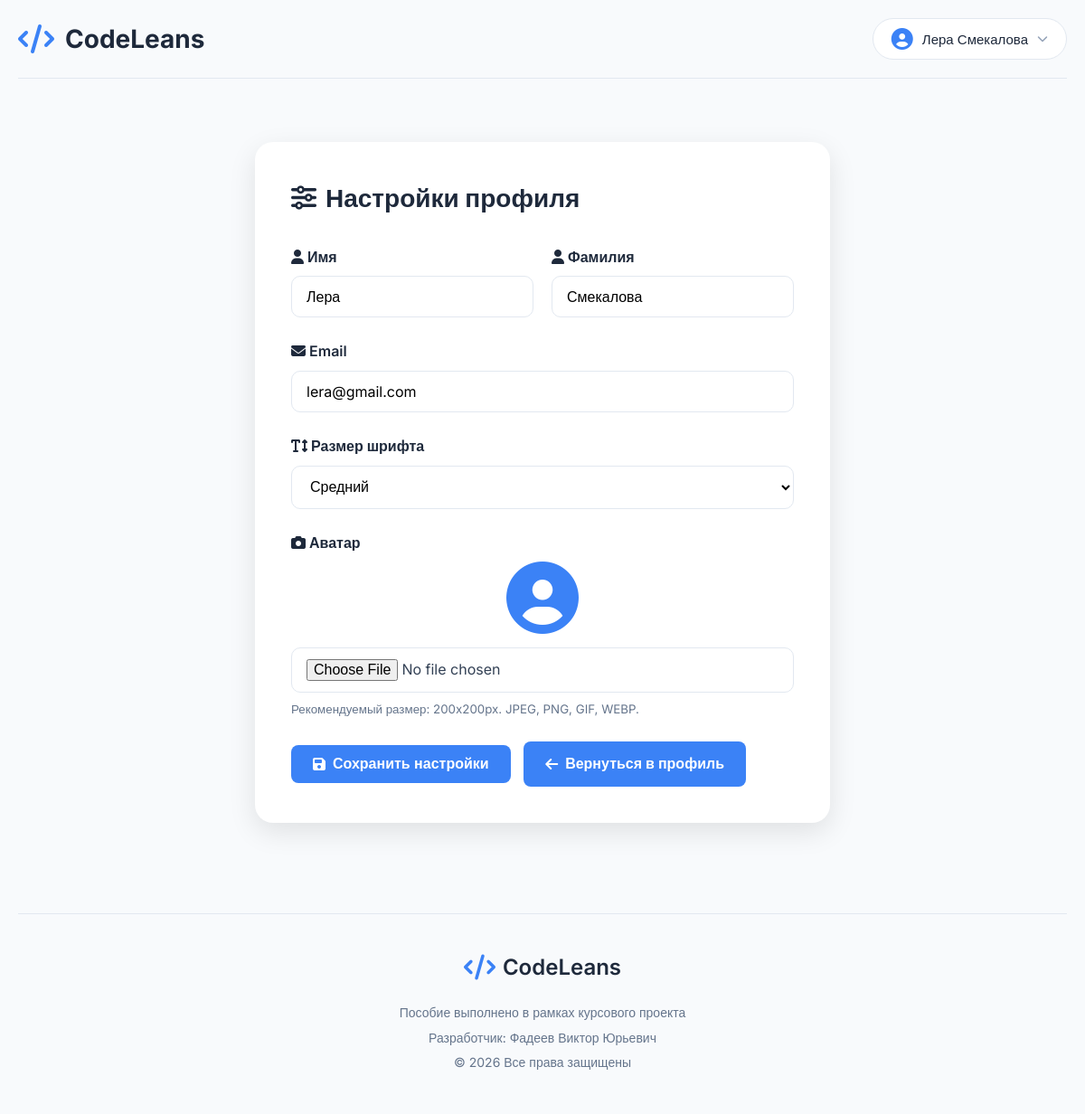
The app's page /settings.php (signed in) with its own data.
### tables this page shows
CREATE TABLE `users` (
  `id` int(11) NOT NULL,
  `full_name` varchar(100) NOT NULL,
  `email` varchar(100) NOT NULL,
  `theme` varchar(20) DEFAULT 'light',
  `font_size` varchar(20) DEFAULT 'medium',
  `avatar` varchar(255) DEFAULT NULL,
  `password` varchar(255) NOT NULL,
  `created_at` timestamp NOT NULL DEFAULT current_timestamp(),
  `reset_token` varchar(255) DEFAULT NULL,
  `reset_expires` datetime DEFAULT NULL
);

### config.php (called while the page is built, shortened)
<?php
function getBodyThemeClass() {
    if (isset($_SESSION['site_theme'])) {
        $theme = $_SESSION['site_theme'];
        return 'theme-' . $theme;
    }
    return 'theme-light';
}
?>

### settings.php (the view, shortened to what this page needs)
<?php
require_once 'config/config.php';
$stmt = $pdo->prepare("SELECT full_name, email, theme, font_size, avatar FROM users WHERE id = ?");
$stmt->execute([$user_id]);
$user_data = $stmt->fetch();
$name_parts = explode(' ', $user_data['full_name'], 2);
$first_name = $name_parts[0] ?? '';
$last_name = $name_parts[1] ?? '';
$current_font_size = $_SESSION['font_size'] ?? $user_data['font_size'] ?? 'medium';
$avatar = $_SESSION['avatar'] ?? $user_data['avatar'] ?? null;
?>
<!DOCTYPE html>
<html lang="ru">
<head>
    <link rel="stylesheet" href="style/codeleans.css">
    <link rel="stylesheet" href="style/global.css">
    <link rel="stylesheet" href="https://cdnjs.cloudflare.com/ajax/libs/font-awesome/6.4.0/css/all.min.css">
</head>
<body class="<?= getBodyThemeClass() ?> font-<?= htmlspecialchars($current_font_size) ?>">
<div class="container">
    <header class="header">
        <div class="logo">
            <i class="fas fa-code"></i>
            <h1>CodeLeans</h1>
        </div>
        <div class="header-actions">
            <div class="profile-section">
                <button class="profile-btn" id="profileBtn">
                    <?php if ($avatar && file_exists($avatar)): ?>
                        <img src="<?= htmlspecialchars($avatar) ?>" style="width:32px;height:32px;border-radius:50%;object-fit:cover;margin-right:5px;">
                    <?php else: ?>
                        <i class="fas fa-user-circle"></i>
                    <?php endif; ?>
                    <span><?= htmlspecialchars($_SESSION['user_name'] ?? $user_name) ?></span>
                    <i class="fas fa-chevron-down"></i>
                </button>
            </div>
        </div>
    </header>
    <div class="settings-container">
        <h1><i class="fas fa-sliders-h"></i> Настройки профиля</h1>
        <form method="post" enctype="multipart/form-data">
            <div class="form-row">
                <div class="form-group">
                    <label><i class="fas fa-user"></i> Имя</label>
                    <input type="text" name="first_name" value="<?= htmlspecialchars($first_name) ?>" required>
                </div>
                <div class="form-group">
                    <label><i class="fas fa-user"></i> Фамилия</label>
                    <input type="text" name="last_name" value="<?= htmlspecialchars($last_name) ?>">
                </div>
            </div>
            <div class="form-group">
                <label><i class="fas fa-envelope"></i> Email</label>
                <input type="email" name="email" value="<?= htmlspecialchars($user_data['email']) ?>" required>
            </div>
            <div class="form-group">
                <label><i class="fas fa-text-height"></i> Размер шрифта</label>
                <select name="font_size">
                    <option value="medium" <?= $current_font_size === 'medium' ? 'selected' : '' ?>>Средний</option>
                </select>
            </div>
            <div class="form-group">
                <label><i class="fas fa-camera"></i> Аватар</label>
                <div class="current-avatar">
                    <?php if ($avatar && file_exists($avatar)): ?>
                        <img src="<?= htmlspecialchars($avatar) ?>" alt="Текущий аватар">
                    <?php else: ?>
                        <i class="fas fa-user-circle" style="font-size: 80px; color: #3b82f6;"></i>
                    <?php endif; ?>
                </div>
                <input type="file" name="avatar" accept="image/jpeg,image/png,image/gif,image/webp">
                <small style="display: block; margin-top: 8px; color: #64748b;">
                    Рекомендуемый размер: 200x200px. JPEG, PNG, GIF, WEBP.
                </small>
            </div>
            <button type="submit" class="btn btn-primary">
                <i class="fas fa-save"></i> Сохранить настройки
            </button>
            <a href="profile.php" class="btn btn-secondary" style="margin-left: 10px;">
                <i class="fas fa-arrow-left"></i> Вернуться в профиль
            </a>
        </form>
    </div>
    <footer class="footer">
        <div class="footer-content">
            <div class="footer-logo"><i class="fas fa-code"></i><span>CodeLeans</span></div>
            <div class="footer-info">
                <p>Пособие выполнено в рамках курсового проекта</p>
                <p>Разработчик: Фадеев Виктор Юрьевич</p>
                <p>© 2026 Все права защищены</p>
            </div>
        </div>
    </footer>
</div>
</body>
</html>

### codeleans.css (style rules this page uses)
* { margin: 0; padding: 0; box-sizing: border-box; }
body { font-family: 'Inter', sans-serif; background-color: #f8fafc; color: #334155; line-height: 1.6; }
.container { max-width: 1200px; margin: 0 auto; padding: 0 20px; min-height: 100vh; display: flex; flex-direction: column; }
.header { display: flex; justify-content: space-between; align-items: center; padding: 20px 0; border-bottom: 1px solid #e2e8f0; margin-bottom: 40px; }
.logo { display: flex; align-items: center; gap: 12px; }
.logo i { font-size: 32px; color: #3b82f6; }
.logo h1 { font-size: 28px; font-weight: 700; color: #1e293b; }
.profile-section { position: relative; }
.profile-btn { display: flex; align-items: center; gap: 10px; background-color: white; border: 1px solid #e2e8f0; border-radius: 50px; padding: 10px 20px; font-size: 16px; font-weight: 500; color: #475569; cursor: pointer; transition: all 0.3s ease; }
.profile-btn i:first-child { font-size: 24px; color: #3b82f6; }
.profile-btn i:last-child { font-size: 12px; color: #94a3b8; }
.footer { padding: 40px 0; border-top: 1px solid #e2e8f0; text-align: center; }
.footer-logo { display: flex; align-items: center; justify-content: center; gap: 8px; font-size: 24px; font-weight: 600; color: #1e293b; margin-bottom: 20px; }
.footer-logo i { font-size: 28px; color: #3b82f6; }
.footer p { color: #64748b; font-size: 14px; margin: 5px 0; }
.btn-secondary { background-color: #64748b; color: white; }
body.font-medium { font-size: 16px; }
.btn, .btn-primary, .btn-submit, .course-btn, .complete-btn, .start-btn, .btn-complete, button[type="submit"]:not(.toggle-password):not(.modal-close):not(.about-btn):not(.profile-btn) { display: inline-flex !important; align-items: center !important; justify-content: center !important; gap: 8px !important; background: #3b82f6 !important; color: white !important; border: none !important; padding: 12px 24px !important; border-radius: 8px !important; font-size: 16px !important; font-weight: 600 !important; text-decoration: none !important; cursor: pointer !important; transition: all 0.3s ease !important; }
.profile-btn { display: flex; align-items: center; gap: 8px; padding: 8px 16px; background-color: white; border: 1px solid #e2e8f0; border-radius: 40px; color: #1e293b; font-size: 15px; font-weight: 500; cursor: pointer; transition: all 0.3s ease; }
.profile-btn i { color: #3b82f6; }

### global.css (style rules this page uses)
body.font-medium { font-size: 16px; }
.profile-section { position: relative; z-index: 1000; }

### settings.php (style rules this page uses)
body.font-medium { font-size: 16px; }
.settings-container { max-width: 700px; margin: 40px auto; background: white; border-radius: 20px; padding: 40px; box-shadow: 0 10px 30px rgba(0,0,0,0.1); }
.settings-container h1 { font-size: 28px; color: #1e293b; margin-bottom: 30px; display: flex; align-items: center; gap: 10px; }
.form-group { margin-bottom: 25px; }
.form-group label { display: block; font-weight: 600; color: #1e293b; margin-bottom: 8px; }
.form-group input, .form-group select { width: 100%; padding: 12px 16px; border: 1px solid #e2e8f0; border-radius: 10px; font-family: 'Inter', sans-serif; font-size: 16px; background: white; }
.form-row { display: grid; grid-template-columns: 1fr 1fr; gap: 20px; }
.current-avatar { margin-bottom: 15px; text-align: center; }
.btn { display: inline-flex; align-items: center; gap: 8px; padding: 12px 24px; border-radius: 8px; font-weight: 600; text-decoration: none; transition: all 0.3s; border: none; cursor: pointer; }
.btn-primary { background: #3b82f6; color: white; }
.btn-secondary { background: #64748b; color: white; }
.header { display: flex; justify-content: space-between; align-items: center; padding: 20px 0; border-bottom: 1px solid #e2e8f0; margin-bottom: 30px; }
.logo { display: flex; align-items: center; gap: 12px; }
.logo i { font-size: 32px; color: #3b82f6; }
.logo h1 { font-size: 28px; font-weight: 700; color: #1e293b; }
.profile-section { position: relative; }
.profile-btn { display: flex; align-items: center; gap: 10px; background: white; border: 1px solid #e2e8f0; border-radius: 50px; padding: 10px 20px; cursor: pointer; }
.footer { padding: 40px 0; border-top: 1px solid #e2e8f0; text-align: center; margin-top: 60px; }
.footer-logo { display: flex; align-items: center; justify-content: center; gap: 8px; font-size: 24px; margin-bottom: 20px; }

### records on screen
users: first_name "Лера", last_name "Смекалова", email "lera@gmail.com"

### other values on screen
$_SESSION['user_name'] "Лера Смекалова"
